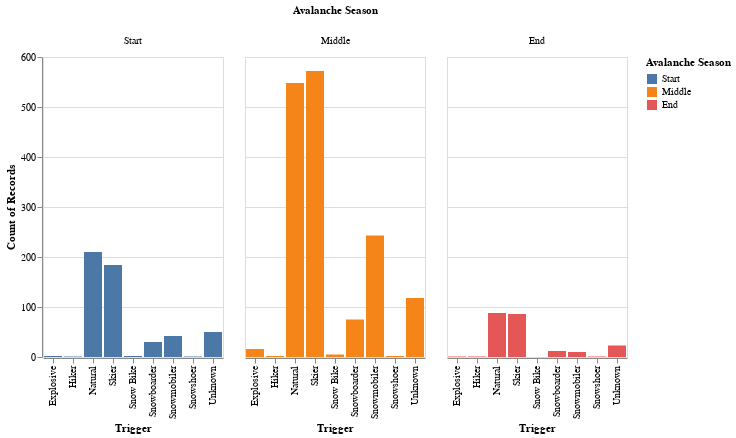

The cell this chart's notebook holds for it:
### Markdown cell above
#### **Instructions**
1. **Context:**
    - We have a faceted bar chart. The `x` axis encodes the `Trigger` column in the data and the columns encode the newly added category `Avalanche Season`.
2. **Analyze Trigger Data:**
    - Observe the most common trigger for each season.
    - You can hover on the bars to get the exact frequency.
3. **Document Findings:**
    - Note down the most common trigger for each season based on your interactive analysis in the markdown cell.

### Code cell
NEW_COLUMN = "Avalanche Season"

selection = alt.selection_point(name="selector", fields=[f"{NEW_COLUMN}"], bind="legend")

chart = alt.Chart(df_task_3a).mark_bar().encode(
    x="Trigger:N",
    y="count():Q",
    color=alt.Color(f"{NEW_COLUMN}:N").sort(["Start", "Middle", "End"]),
    column=alt.Column(f"{NEW_COLUMN}:N").sort(["Start", "Middle", "End"]),
    opacity=alt.condition(selection,alt.value(1), alt.value(0.3)),
    tooltip="count()"
).transform_calculate(
    selection_order=f"if(selector && selector['{NEW_COLUMN}'], if((datum['{NEW_COLUMN}'] === selector['{NEW_COLUMN}'][0]),0,1),0)"
).add_params(selection)

chart

### Figure 1 — Vega-Lite specification as saved in the notebook (floating-point values rounded to 4 significant figures; data arrays with more than 128 entries replaced by an {"elided": "..."} marker saying what was removed)
{"config": {"view": {"continuousWidth": 300, "continuousHeight": 300}}, "data": {"name": "data-e4170af69f908c8b5c78398992bebd61"}, "mark": {"type": "bar"}, "encoding": {"color": {"field": "Avalanche Season", "sort": ["Start", "Middle", "End"], "type": "nominal"}, "column": {"field": "Avalanche Season", "sort": ["Start", "Middle", "End"], "type": "nominal"}, "opacity": {"condition": {"param": "selector", "value": 1}, "value": 0.3}, "tooltip": {"aggregate": "count", "type": "quantitative"}, "x": {"field": "Trigger", "type": "nominal"}, "y": {"aggregate": "count", "type": "quantitative"}}, "params": [{"name": "selector", "select": {"type": "point", "fields": ["Avalanche Season"]}, "bind": "legend"}], "transform": [{"calculate": "if(selector && selector['Avalanche Season'], if((datum['Avalanche Season'] === selector['Avalanche Season'][0]),0,1),0)", "as": "selection_order"}], "$schema": "https://vega.github.io/schema/vega-lite/v5.15.1.json", "datasets": {"data-e4170af69f908c8b5c78398992bebd61": {"elided": "2325 records"}}}
